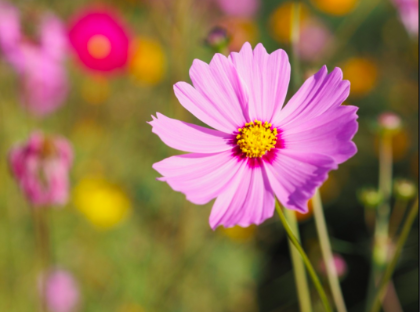
#> input picture FinalProject/CV_FinalProject-main/ComputerVision/HW3/img1.jpg, 420 x 312 px, found by its file name
$ jupyter execute Kavana_Assignment3.ipynb
#> lines starting #> are read from the running program, lines starting #| are printed output that depends on the picture; after the words box and inside, x2 and y2 are one past the last pixel; in counts of white or black regions, pixels touching at a corner belong together
# Assignment 3

## Problem 1: Expectation Maximization

This problem comes (approximately) from Chapter 17 of the Forsyth book: create a Gaussian mixture model using expectation maximization to segment an image. You are allowed to manually specify how many Gaussians you will have in the final result. (Easiest case to test might be 2: foreground and background; you might want to experiment with larger numbers to reflect more objects in the image.) You need only do this for single parameter images (gray-scale), although you can use color if you wish (harder). Do not use existing packages. Think of this as fitting a Gaussian mixture model to the image histogram: we don’t care about where the pixel is (although we could); we only care about intensities and their probabilities.

You might also look at the Wikipedia article on mixture modeling (https://en.wikipedia.org/wiki/Mixture_model#Gaussian_mixture_model). Brilliant.org also had a nice read on Gaussian mixture modelling (https://brilliant.org/wiki/gaussian-mixture-model/) Try your algorithm on an image of your choice. Provide me the original image and an image with pixels labeled by Gaussian model to which they belonged. (You can use color or grayscale to do the labelling.) Put all your work into a single file: all images and program code. Submit using the dropbox in D2L.

[cell 1]
import numpy as np
import matplotlib.pyplot as plt
import cv2

[cell 2]
def init_params(num_components, data):
    means = np.linspace(np.min(data), np.max(data), num_components)
    vars_ = np.full(num_components, np.var(data))
    weights = np.full(num_components, 1 / num_components)
    return means, vars_, weights

[cell 3]
def gaussian_pdf(x, mean, var):
    return (1.0 / np.sqrt(2 * np.pi * var)) * np.exp(- ((x - mean) ** 2) / (2 * var))

[cell 4]
def e_step(data, means, vars_, weights):
    n_samples, n_components = len(data), len(means)
    resp = np.zeros((n_samples, n_components))

    for k in range(n_components):
        resp[:, k] = weights[k] * gaussian_pdf(data, means[k], vars_[k])

    resp /= np.sum(resp, axis=1, keepdims=True)
    return resp

[cell 5]
def m_step(data, resp):
    n_samples, n_components = resp.shape
    Nk = np.sum(resp, axis=0)
    means = np.sum(resp * data[:, np.newaxis], axis=0) / Nk
    vars_ = np.sum(resp * (data[:, np.newaxis] - means) ** 2, axis=0) / Nk
    weights = Nk / n_samples
    return means, vars_, weights

[cell 6]
def gmm_fit(data, num_components=2, max_iters=20):
    means, vars_, weights = init_params(num_components, data)

    for _ in range(max_iters):
        resp = e_step(data, means, vars_, weights)
        means, vars_, weights = m_step(data, resp)

    return means, vars_, weights, resp

[cell 7]
def segment_img(image, num_components=2):
    flat_data = image.flatten().astype(np.float64)
    means, vars_, weights, resp = gmm_fit(flat_data, num_components)

    labels = np.argmax(resp, axis=1)
    segmented_img = means[labels].reshape(image.shape).astype(np.uint8)

    return segmented_img, labels.reshape(image.shape), means

[cell 8]
def plot_hist_with_gmms(image, means, vars_, weights):
    flat_data = image.flatten()
    hist, bins = np.histogram(flat_data, bins=256, range=(0, 256), density=True)
    bin_centers = (bins[:-1] + bins[1:]) / 2

    plt.figure(figsize=(8, 5))
    plt.plot(bin_centers, hist, label='Image Histogram', color='gray')

    x = np.linspace(0, 255, 500)
    for i in range(len(means)):
        gauss_curve = weights[i] * (1 / np.sqrt(2 * np.pi * vars_[i])) * \
                      np.exp(- (x - means[i]) ** 2 / (2 * vars_[i]))
        plt.plot(x, gauss_curve, label=f'Gaussian {i+1}', linewidth=2)

    plt.title('Pixel Intensity Histogram with GMM Components')
    plt.xlabel('Pixel Intensity')
    plt.ylabel('Density')
    plt.legend()
    plt.grid(True)
    plt.tight_layout()
    plt.savefig('histogram_with_gmms.png')
    plt.show()

### Test for k=2

[cell 9]
img = cv2.imread('/Users/kavanamanvi/Desktop/ComputerVision/HW3/img1.jpg', cv2.IMREAD_GRAYSCALE)
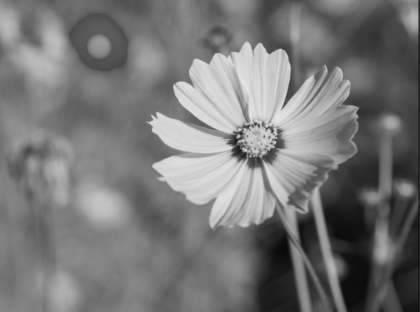
#> img: shape (312, 420); min 10, max 232, mean 119.2
if img is None:
    raise FileNotFoundError("Image 'test_image.png' not found in working directory.")

segmented, labels, means = segment_img(img, num_components=2)
#> in init_params, `vars_ = np.full(num_components, np.var(data))`: vars_ = [2252.8, 2252.8]
#> in gmm_fit, `means, vars_, weights = init_params(num_components, data)`: means = [10, 232]; vars_ = [2252.8, 2252.8]; weights = [0.5, 0.5]
#> the loop in gmm_fit, `for _ in range(max_iters):` made 20 passes
#> (Nk in m_step, means, vars_, weights) on passes 1 to 10: ([69257.7, 61782.3], [87.78, 154.4], [1062.8, 1240.9], [0.529, 0.471]), ([70144.1, 60895.9], [90.69, 152], [1202.9, 1449], [0.535, 0.465]), ([70862.4, 60177.6], [92.58, 150.5], [1282.4, 1580.5], [0.541, 0.459]), ([71460.8, 59579.2], [93.94, 149.5], [1334.1, 1673.4], [0.545, 0.455]), ([71972, 59068], [94.98, 148.7], [1370.7, 1743.5], [0.549, 0.451]), ([72417.3, 58622.7], [95.8, 148.1], [1398, 1798.4], [0.553, 0.447]), ([72811.1, 58228.9], [96.47, 147.6], [1419.2, 1842.7], [0.556, 0.444]), ([73163.6, 57876.4], [97.02, 147.2], [1436.2, 1879.2], [0.558, 0.442]), ([73482.3, 57557.7], [97.49, 146.9], [1450.2, 1909.7], [0.561, 0.439]), ([73772.8, 57267.2], [97.89, 146.6], [1461.8, 1935.4], [0.563, 0.437])
#> in segment_img, `means, vars_, weights, resp = gmm_fit(flat_data, num_components)`: means = [99.99, 145.5]; vars_ = [1519.8, 2059.8]; weights = [0.578, 0.422]; resp = 131040 pairs, first value 0.0301 to 0.907, second value 0.0934 to 0.97
#> in segment_img, `segmented_img = means[labels].reshape(image.shape).astype(np.uint8)`:
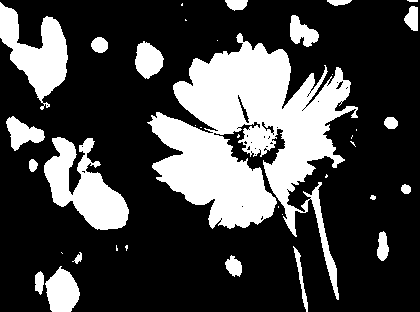
#> segmented_img: shape (312, 420); values 99 (black) and 145 (white), 27% white; 37 white regions (16 under 20 px), largest, box (x1, y1, x2, y2) and area: (147, 33, 358, 300) 22813, (44, 137, 129, 230) 3981, (0, 2, 68, 110) 3374
#> means = [99.99, 145.5]
plot_hist_with_gmms(img, means, [np.var(img[labels == i]) for i in range(2)], [np.mean(labels == i) for i in range(2)])
#> in plot_hist_with_gmms, `hist, bins = np.histogram(flat_data, bins=256, range=(0, 256), density..`: hist = 256 values, max 0.0147 at index 126, min 0 at index 0, mean 0.00391; bins = 257 values from 0 to 256
#> in plot_hist_with_gmms, `bin_centers = (bins[:-1] + bins[1:]) / 2`: bin_centers = 256 values from 0.5 to 255.5
#> the loop in plot_hist_with_gmms, `for i in range(len(means)):` made 2 passes
#> in plot_hist_with_gmms, `plt.savefig('histogram_with_gmms.png')`:
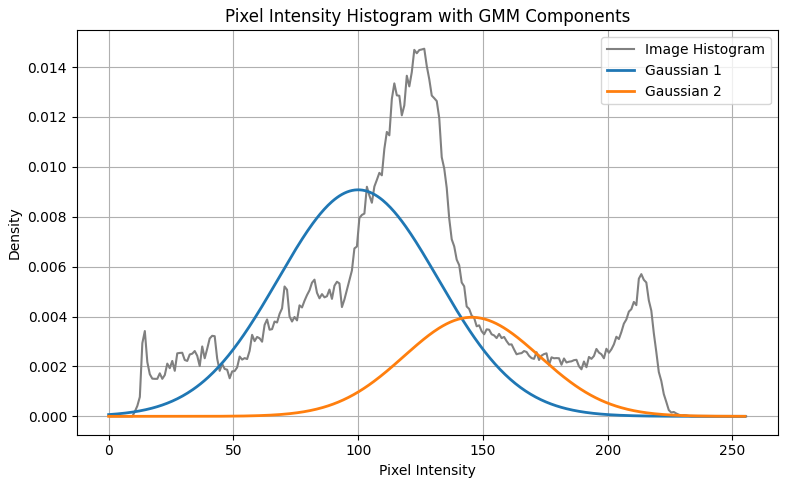
#> figure drawn by matplotlib, 1 panel; curve peaks at x = 126.5, y = 0.0147; curve peaks at x = 100.2, y = 0.00908; curve peaks at x = 145.6, y = 0.00397

[cell 10]
plt.figure(figsize=(12, 6))
plt.subplot(1, 2, 1)
plt.title('Original Grayscale Image')
plt.imshow(img, cmap='gray')
plt.axis('off')

plt.subplot(1, 2, 2)
plt.title('Segmented Image (GMM Labels)')
plt.imshow(segmented, cmap='gray')
plt.axis('off')
plt.show()
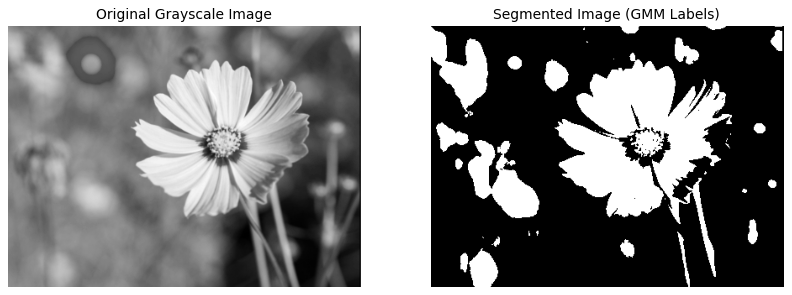
#> figure drawn by matplotlib, 2 panels

Foreground (flower) – brighter region labeled as one Gaussian.

Background – darker regions assigned to the second Gaussian.

### Test for k=3

[cell 11]
# Load grayscale image
img = cv2.imread('/Users/kavanamanvi/Desktop/ComputerVision/HW3/img1.jpg', cv2.IMREAD_GRAYSCALE)

segmented, labels, means = segment_img(img, num_components=3)
#> call 2 of segment_img, with num_components = 3
#> the loop in gmm_fit (call 2), `for _ in range(max_iters):` made 20 passes
#> (Nk in m_step, means, vars_, weights) on passes 1 to 7: ([23300.9, 85953.3, 21785.8], [63.6, 118.5, 181.5], [1117.5, 1016.1, 1153.5], [0.178, 0.656, 0.166]), ([23291.4, 85431.3, 22317.3], [62.45, 117.4, 185.1], [1095.3, 882.2, 996.2], [0.178, 0.652, 0.17]), ([23510.2, 84815.2, 22714.6], [60.84, 116.9, 188.2], [1043.4, 750.8, 804.7], [0.179, 0.647, 0.173]), ([23923.4, 84308.9, 22807.7], [59.08, 116.8, 191], [959.1, 636, 623.6], [0.183, 0.643, 0.174]), ([24469.9, 83970.7, 22599.4], [57.5, 117.2, 193.2], [854.2, 550.2, 482], [0.187, 0.641, 0.172]), ([25048.2, 83778.4, 22213.3], [56.32, 117.9, 194.8], [752.3, 495.1, 392.3], [0.191, 0.639, 0.17]), ([25547.8, 83696.1, 21796.1], [55.58, 118.6, 195.9], [674.8, 464, 342.9], [0.195, 0.639, 0.166])
#> in segment_img (call 2), `means, vars_, weights, resp = gmm_fit(flat_data, num_components)`: means = [55.02, 120.3, 199]; vars_ = [589, 459.9, 249.6]; weights = [0.201, 0.647, 0.152]
#> in segment_img (call 2), `segmented_img = means[labels].reshape(image.shape).astype(np.uint8)`:
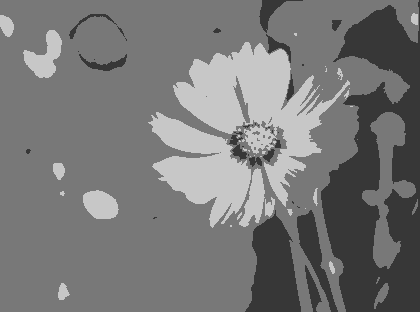
#> segmented_img: shape (312, 420); min 55, max 199, mean 119.7
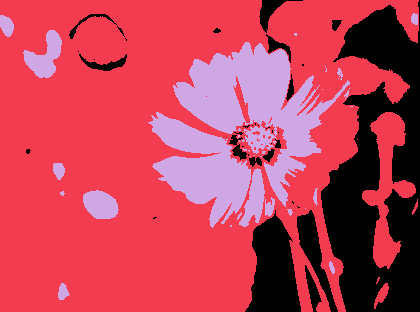
#> labels: shape (312, 420) int64; 3 distinct labels, from 0 to 2; one colour per label, 0 black
#> means = [55.02, 120.3, 199]
plot_hist_with_gmms(img, means, [np.var(img[labels == i]) for i in range(3)], [np.mean(labels == i) for i in range(3)])
#> the loop in plot_hist_with_gmms (call 2), `for i in range(len(means)):` made 3 passes
#> in plot_hist_with_gmms (call 2), `plt.savefig('histogram_with_gmms.png')`:
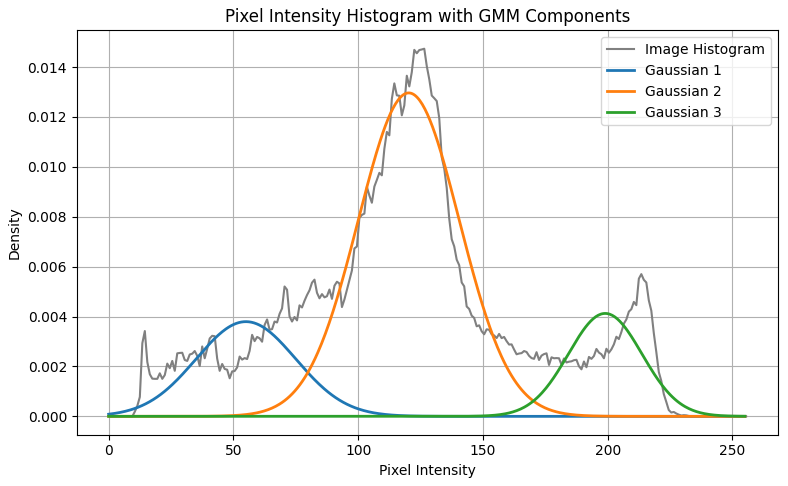
#> figure drawn by matplotlib, 1 panel; curve peaks at x = 126.5, y = 0.0147; curve peaks at x = 55.19, y = 0.0038; curve peaks at x = 120.1, y = 0.013

[cell 12]
plt.figure(figsize=(12, 6))
plt.subplot(1, 2, 1)
plt.title('Original Grayscale Image')
plt.imshow(img, cmap='gray')
plt.axis('off')

plt.subplot(1, 2, 2)
plt.title('Segmented Image (GMM Labels)')
plt.imshow(segmented, cmap='gray')
plt.axis('off')
plt.show()
